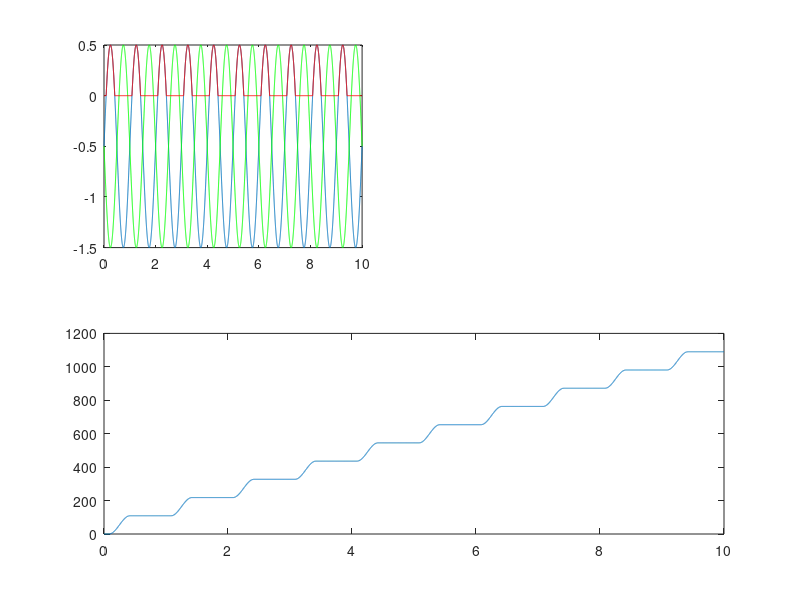
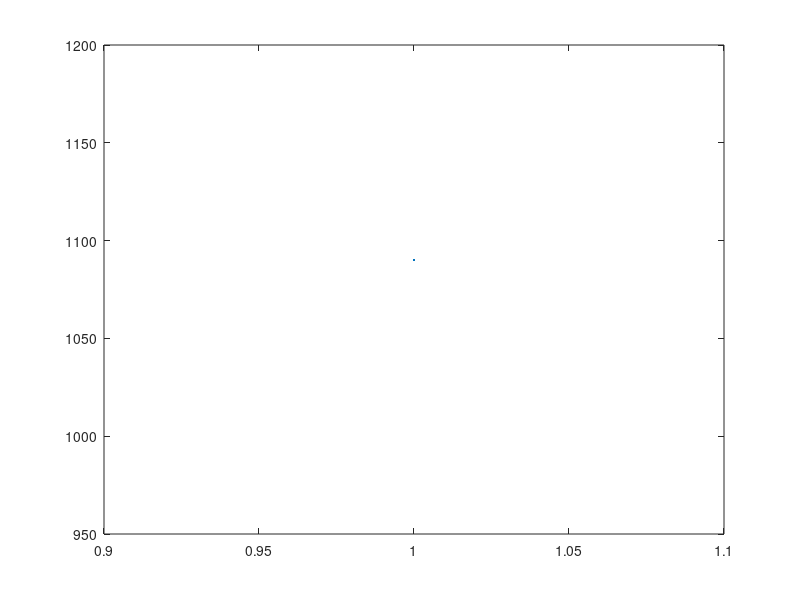

Source code (MATLAB) for these figures, in order:
close all

x = 0:0.001:10;

for i = 1%:10
    
    freq(i) = i;
    
    thresh = 0.5;
    
    y1 = sin(freq(i)*2*pi*x);
    y2 = -y1;
    y1 = y1 - thresh;
    y2 = y2 - thresh;
    
    figure(1)
    subplot(2,2,1)
    plot(x,y1)
    hold on 
    plot(x,y2,'g')
    
    y1(y1<0) = 0;
    y2(y2<0) = 0;
    
    hold on
    plot(x,y1,'r')
    
    subplot(2,1,2)
    plot(x,cumsum(y1))
    hold on 
    
    inty1 = cumsum(y1);
    
    areas(i)=inty1(end);
    
end

figure(i+1)
plot(freq, areas)
